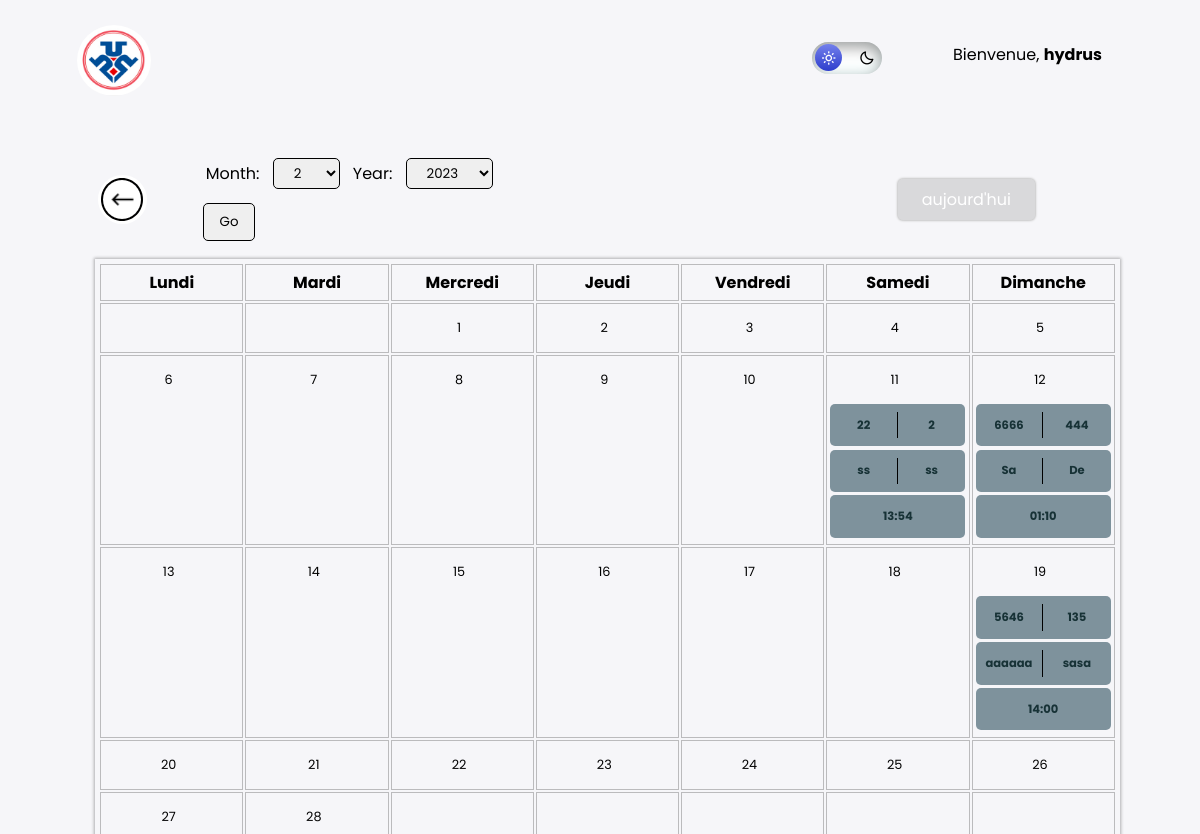
/magboard/historique/voir/MagasinTest/7?page=2 (signed in), run on the app's committed database.
### authentication/models.py (models this page shows)
class User(AbstractUser):
    ADMIN = 'ADMIN'
    DIRECTION = 'DIRECTION'
    SUPERVISEUR = 'SUPERVISEUR'
    COMPTABILITE = 'COMPTABILITE'
    PAIE = 'PAIE'
    MAGASIN = 'MAGASIN'
    RH = 'RH'
    ROLE_CHOICES=(
        (ADMIN, 'ADMIN'),
        (DIRECTION, 'DIRECTION'),
        (SUPERVISEUR, 'SUPERVISEUR'),
        (COMPTABILITE, 'COMPTABILITE'),
        (PAIE, 'PAIE'),
        (MAGASIN, 'MAGASIN'),
        (RH, 'RH'),
    )
    role = models.CharField(max_length=30, choices=ROLE_CHOICES, verbose_name='ROLE')
    code = models.CharField(max_length=3)

### magboard/models.py (models this page shows, shortened)
class Magasin_value(models.Model):
    magasin = models.ForeignKey(Magasin,  on_delete=models.CASCADE)
    nom = models.CharField(max_length=50, blank=True)
    prenom = models.CharField(max_length=50, blank=True)
    clients_no = models.IntegerField(null=True)
    value = models.IntegerField()
    day = models.DateField(default=date.today)
    week = models.IntegerField(default=date.today().isocalendar()[1])
    created_at = models.DateTimeField(auto_now_add=True, null=True)
    class Meta:
        ordering = ['day']

### magboard/views.py (the view)
# urls.py: path('historique/voir/<str:magasin>/<int:no>', views.voirView, name="voir"),
@login_required(login_url='login')
def voirView(request, magasin, no):
    if request.user.role == "ADMIN" or request.user.is_staff or request.user.role == "DIRECTION" or request.user.is_staff or request.user.role == "SUPERVISEUR":
        values = Magasin_value.objects.filter(magasin__user=magasin).order_by('day')
        now = datetime.datetime.now()
        selected_month = int(request.GET.get('month', now.month))
        selected_year = int(request.GET.get('year', now.year))
        month_cal = calendar.monthcalendar(selected_year, selected_month)
        years = range(now.year, now.year + 5)
        month_range = range(1, 13)
        form = MagasinForm()
        current_url = reverse('voir', kwargs={'magasin': magasin, 'no': no})
        return render(request, 'voir.html', {'form': form, 'values': values, 'calendar': month_cal, 'selected_month': selected_month, 'selected_year': selected_year, 'years': years, 'range': month_range, 'current_url': current_url})

### magboard/forms.py
class MagasinForm(forms.Form):
    class Meta:
        model = Magasin_value
        fields = ['nom', 'prenom', 'clients_no', 'value']

### magboard/templates/voir.html (shortened to what this page needs)
{% extends "base.html" %}
{% load static %}
{% block custom-css %}
  <link rel="stylesheet" href="{% static 'css/voier.css' %}">
  <link rel="stylesheet" href="{% static 'css/modalse.css' %}">
{% endblock custom-css %}
{% block content %}
<div class="voir">
  {% if request.user.role == "ADMIN" or request.user.is_staff or request.user.role == "DIRECTION" or request.user.role == "SUPERVISEUR" %}
    <div class="header">
      <div class="control">
        <div class="back">
          <a href="{% url 'home' %}">
            <img src="{% static 'images/icons8-go-back.png' %}" alt="">
          </a>
        </div>
          <form method="get">
            <div class="input-texts">
                <label for="month">Month: </label>
                <select id="month" name="month">
                  {% for i in range %}
                  <option value="{{ i }}" {% if i == selected_month %}selected{% endif %}>{{ i }}</option>
                  {% endfor %}
                </select>
                <label for="year">Year: </label>
                <select id="year" name="year">
                  {% for year in years %}
                  <option value="{{ year }}" {% if year == selected_year %}selected{% endif %}>{{ year }}</option>
                  {% endfor %}
                </select>
            </div>
            <button type="submit">Go</button>
          </form>
      </div>
      <div class="date-page">
            <span class="month-name" ></span>
      </div>
      <div class="date-control">
          <li class="active" id="week-toggle"><a style="text-decoration:none; color:white;" href="{{current_url}}">aujourd'hui</a> </li>
      </div>
    </div>
    <div class="week-content">
          <table class="table">
              <thead>
                <tr>
                    <th class="data-label">Lundi</th>
                    <th class="data-label">Mardi</th>
                    <th class="data-label">Mercredi</th>
                    <th class="data-label">Jeudi</th>
                    <th class="data-label">Vendredi</th>
                    <th class="data-label">Samedi</th>
                    <th class="data-label">Dimanche</th>
                </tr>
              </thead>
              <tbody>
                {% for week in calendar %}
                <tr>
                    {% for day in week %}
                    <td>
                      {% if day %}
                        <p class="day-value">{{ day }}</p>
                      {% for value in values %}
                        {% if value.day.month == selected_month %}
                          {% if value.day.day == day %}
                          <span id="value"><p><a class="value-a" href="#" data-toggle="modal" data-target="#update-value-modal">{{ value.value }}</a></p> <p><a href="#" data-toggle="modal" data-target="#update-value-modal">{{ value.clients_no }}</a></p></span>
                          <span id="value"><p><small class="tooltip-text">Nom </small><a href="#" data-toggle="modal" data-target="#update-value-modal">{{ value.nom}}</a></p> <p><small class="tooltip-text">Prenom</small><a href="#" data-toggle="modal" data-target="#update-value-modal">{{ value.prenom }}</a></p></span>
                          <span id="value" style="width:100%; display: flex; align-items:center; justify-content:center;"><p style="border:none;"><small class="tooltip-text">Hour of Validation</small>{{value.created_at.time}}</p></span>
                          {% endif %}
                        {% endif %}
                      {% endfor %}
                      {% else %}
                      &nbsp;
                      {% endif %}
                    </td>
                    {% endfor %}
                </tr>
                {% endfor %}
              </tbody>
          </table>
    </div>
    {% endif %}
</div>
{% endblock content %}

### templates/base.html (shortened to what this page needs)
{% load static %}
<!DOCTYPE html>
<html lang="fr-fr">
<head>
  <link rel="stylesheet" href="{% static 'css/basic.css' %}">
  <link href='https://unpkg.com/boxicons@2.1.4/css/boxicons.min.css' rel='stylesheet'>
  {% block custom-css %}
  {% endblock custom-css %}
    <link rel="stylesheet" href="https://cdnjs.cloudflare.com/ajax/libs/font-awesome/6.1.1/css/all.min.css">
</head>
<body id="main-body">
  <div class="container">
    <section class="main">
      <aside>
        <div class="right">
          <div class="top">
            <div class="logo-container">
              <a href="{% url 'home' %}" class="logo">
                <div class="img-container">
                  <img src="{% static 'images/unifrais.jpg' %}">
                </div>
              </a>
            </div>
            <div class="theme-toggler">
              <label class="darkmode-toggle" for="darkmode-toggle" id="toggle_dark">
                  <i class="bx bx-sun"></i>
                  <i class="bx bx-moon"></i>
              </label>
            </div>
              <div class="info">
                <p>Bienvenue, <b>{{request.user.username}}</b></p>
              </div>
          </div>
        </div>
      </aside>
      <div class="content">
        {% block content %}
        {% endblock content %}
      </div>
    </section>
  </div>
</body>
</html>

### static/css/basic.css (style rules this page uses)
:root { --primary-color: #7380ec; --background-color: #f6f6f9; --dark-background-color: #242424; --color-white: #ffffff; }
* { margin: 0; padding: 0; outline: none; border: none; text-decoration: none; box-sizing: border-box; font-family: "Poppins"; }
body { background: var(--background-color); height: 100vh; overflow: hidden; }
.container { display: flex; justify-content: space-between; }
.logo-container { width: fit-content; display: flex; align-items: center; justify-content: center; height: 10%; }
.logo-container .logo { display: flex; align-items: center; justify-content: space-between; width: 100%; padding: 0; height: 100%; }
.logo-container .logo .img-container { width: 100px !important; height: 95% !important; display: flex; align-items: center; justify-content: center; border-radius: 50%; }
.logo-container .logo .img-container img { width: 85%; height: 85%; object-fit: fill; border-radius: 50%; box-sizing: border-b-ox; }
aside { padding-bottom: 40px; background-color: transparent; }
label.darkmode-toggle { width: 70px; height: 32px; cursor: pointer; position: relative; right: 10%; top: 0; display: block; background: white; border-radius: 200px; transition: all 0.4s ease; display: flex; align-items: center; justify-content: space-between; box-shadow: inset 0px 5px 15px rgba(0, 0, 0, 0.4), inset 0px -5px 15px rgba(225, 255, 255, 0.4); }
label.darkmode-toggle .bx-sun { padding-left: 0.55rem; z-index: 2; color: white; }
label.darkmode-toggle .bx-moon { padding-right: 0.45rem; z-index: 2; }
label.darkmode-toggle::after { content: ""; width: 27px; height: 27px; display: flex; justify-self: center; align-self: center; position: absolute; transition: 0.4s ease; top: 2px; left: 3px; background: linear-gradient(180deg, #7380ec, #2e3ecc); border-radius: 100px; box-sizing: 0 5px 10px rgba(0, 0, 0, 0.2); }
.right { margin-top: 1.4rem; }
.right .top { display: flex; justify-content: end; gap: 2rem; margin-right: 50px; }
.right .top .logo-container { display: flex; position: absolute; height: 5.5rem; width: 5.5rem; left: 2%; top: 2%; }
.main { position: relative; padding-top: 20px; padding-left: 15px; width: calc(100% ) !important; height: 100%; margin: 0 3rem; }
.content { width: 100%; height: 90vh; box-sizing: border-box; padding: 1rem; overflow-x: hidden; overflow-y: scroll; position: relative; }

### magboard/templates/voir.html (style rules this page uses)
.back { padding-right: 3rem; }
.back a { padding: .2rem; width: fit-content; height: fit-content; box-sizing: border-box; background: white; display: flex; border-radius: 50px 50px; }

### data on the page
User: user.username "hydrus"
Magasin_value: value "22", clients_no "2", nom "ss", prenom "ss", created_at.time "13:54"
Magasin_value: value "6666", clients_no "444", nom "Sa", prenom "De", created_at.time "01:10"
Magasin_value: value "5646", clients_no "135", nom "aaaaaa", prenom "sasa", created_at.time "14:00"

### other printed values
{{ day }} "1" "2" "3" "4" "5" "6" "7" "8" "9" "10" "11" "12" "13" "14" "15" "16" "17" "18" "19" "20" "21" "22" "23" "24" "25" "26" "27" "28"
form field month "2"
form field year "2023"
